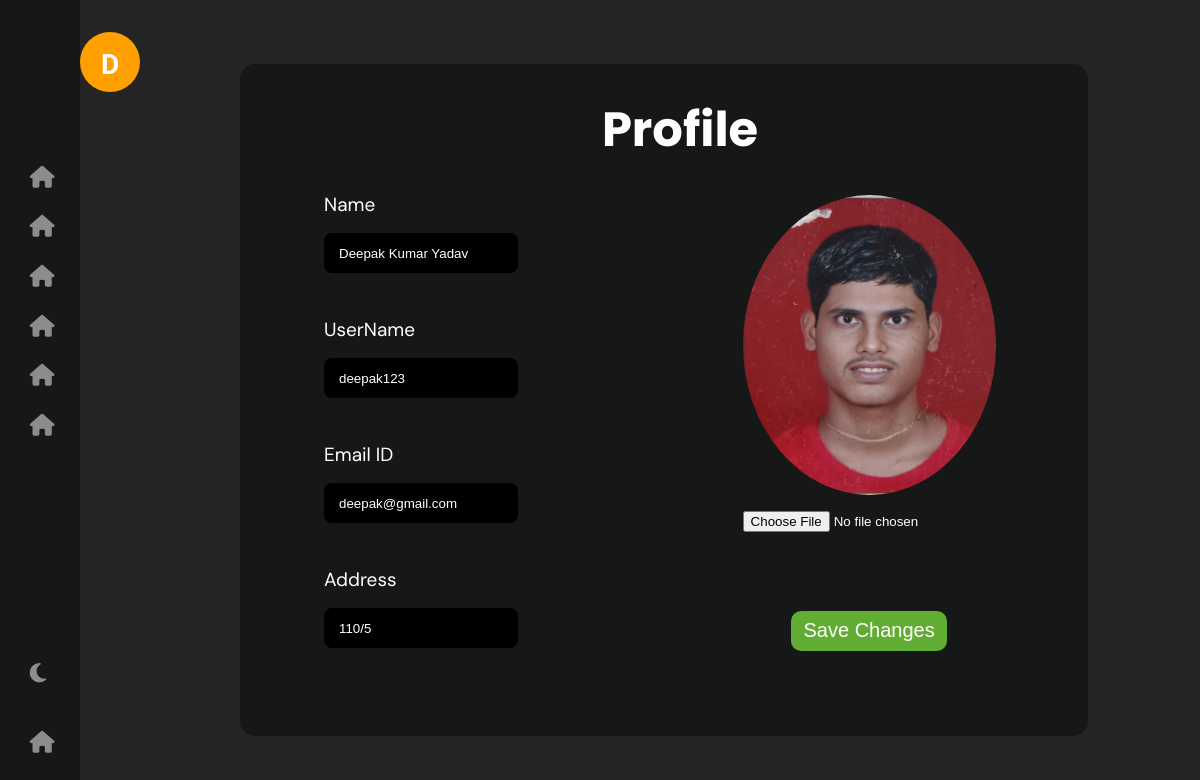
The page /php/profile.php (signed in) on the database as committed earlier.
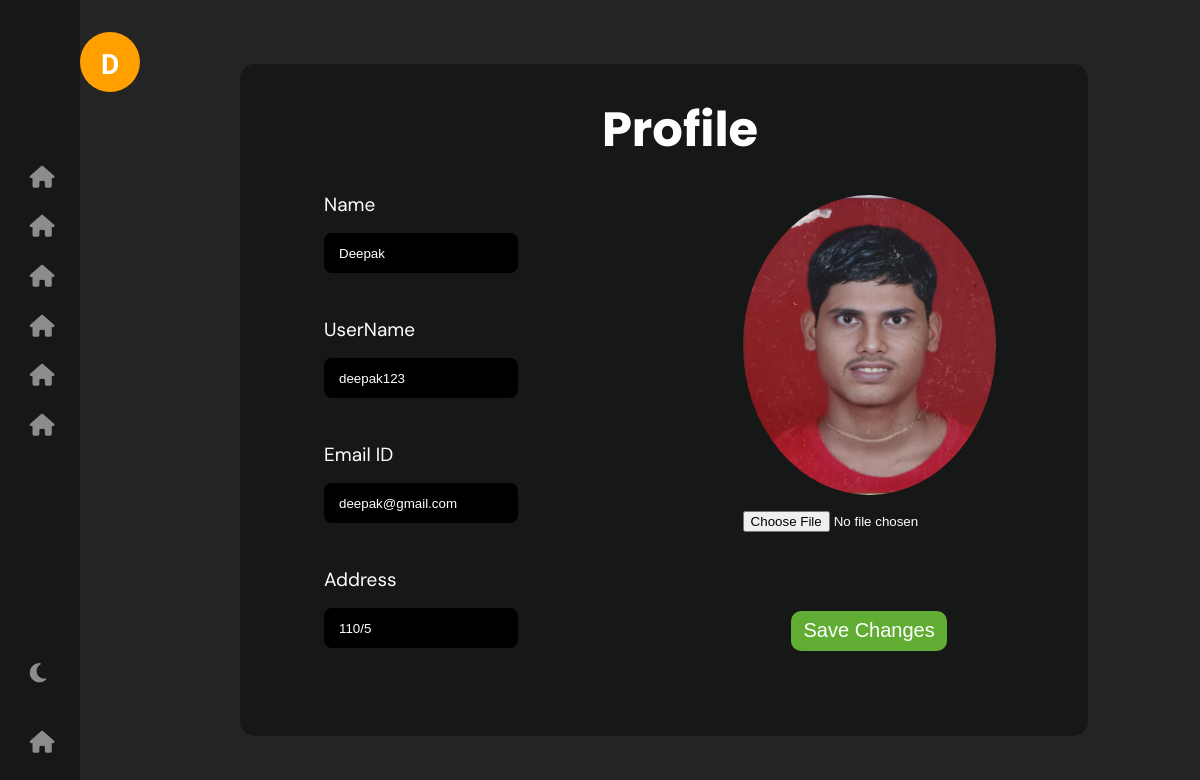
The same page on the database as committed later.
### tables this page shows
CREATE TABLE `register` (
  `sno` int(20) NOT NULL,
  `name` varchar(50) DEFAULT NULL,
  `username` varchar(50) NOT NULL,
  `password` varchar(255) NOT NULL,
  `email` varchar(50) NOT NULL,
  `building` varchar(5) NOT NULL,
  `room` varchar(5) NOT NULL,
  `allotment_letter` varchar(300) NOT NULL,
  `user_profile` varchar(255) DEFAULT NULL,
  `isAllowed` int(2) NOT NULL
);

### php/profile.php (the view, shortened to what this page needs)
<?php
include 'config.php' ;
?>
<html lang="en" dir="ltr">
  <head>
    <link rel="stylesheet" href="https://cdnjs.cloudflare.com/ajax/libs/font-awesome/6.5.1/css/all.min.css" />
   </head>
<body>
    <div class="nav">
        <div class="icon">
            <?php
                $u = $_SESSION["username"];
                $capitalizedu = ucfirst($u[0]);
            ?>
             <p><?php echo $capitalizedu ;?></p>
        </div>
        <div class="nav-content">
            <div>
                <i class="fa-solid fa-house"></i>
            </div>
            <div>
                <i class="fa-solid fa-house" ></i>
            </div>
            <div>
                <i class="fa-solid fa-house"></i>
            </div>
            <div>
                <i class="fa-solid fa-house" ></i>
            </div>
            <div>
                <i class="fa-solid fa-house" ></i>
            </div>
            <div>
                <i class="fa-solid fa-house" ></i>
            </div>
        </div>
        <div class="nav-content-down">
            <div onclick="toggle()" >
                <i class="fa-solid fa-moon" ></i>
            </div>
            <div>
                <i class="fa-solid fa-house"></i>
            </div>
        </div>
    </div>
    <div class="content">
            <div class="profile">
            <form action="<?php echo $_SERVER['PHP_SELF']; ?>" enctype="multipart/form-data" method="post">
                <div class="heading">
                    <h1>Profile</h1>
                </div>
                <div class="inner">
                    <?php
          $username_search = "SELECT * FROM register WHERE username = '" . $_SESSION['username'] . "'";
          $query = mysqli_query($conn, $username_search);
          $username_count = mysqli_num_rows($query);
          if($username_count){
              $query1 = mysqli_fetch_assoc($query);
              $name = $query1['name'];
              $user_profile = $query1['user_profile'];
              $building = $query1['building'];
              $room = $query1['room'];
              $address = $building . "/" . $room;
          }
        ?>
                    <div class="left">
                       <div>
                         <p>Name</p>
                         <input type="text" name="name" value="<?php echo $name; ?>" placeholder="Enter Your Name" >
                       </div>
                       <div>
                        <p>UserName</p>
                        <input type="text" name="username" value="<?php echo $_SESSION['username']; ?>" readonly>
                      </div>
                      <div>
                        <p>Email ID</p>
                        <input type="email" name="email" value="<?php echo $_SESSION['email']; ?>">
                      </div>
                      <div>
                        <p>Address</p>
                        <input type="text" name="address" value="<?php echo $address; ?>">
                      </div>
                    </div>
                    <div class="right">
                        <div class="img-logo">
                            <img src = "<?php echo $user_profile?> " alt="logo" id="logoImg" height="300px">
                            <div class="upload">
                                <input type="file" name="image" onchange="changeLogo(event)" >
                            </div>
                        </div>
                        <div class="save-changes">
                            <input type="submit" value="Save Changes" name = "save">
                        </div>
                    </div>
                </form>
                </div>
            </div>
</body>
</html>

### php/profile.php (style rules this page uses)
:root { --background-color: #242424; --nav-background-color : #161717; --icon-color:#8C8C8C; --preview-background-color:#161717; --heading-color:white ; --font-color:white; --boxes-bg-color:#161717; --box-count-color: #242424; --input-type-bgColor: #000000; }
* { margin: 0; padding: 0; box-sizing: content-box; }
body { display: flex; }
.nav { width: 80px; height: 100vh; position: fixed; display: flex; flex-direction: column; justify-content: space-between; background-color: var(--nav-background-color); transition: 0.3s; }
.content { width: 97vw; background-color: var(--background-color); height: 100vh; display: flex; margin-left: 80px; transition: margin-left 0.3s; }
.nav i { font-size: 22px; color: #8C8C8C; }
.nav .icon { width: 60px; height: 60px; position: absolute; top: 20px; margin: 1vw 0vw 0vw 0.4vw; border-radius: 50%; display: flex; justify-content: center; align-items: center; color: var(--font-color); font-weight: 800; font-family: 'Biryani', sans-serif; background-color: #FF9F00; }
.nav .icon p { margin-top: 5px; font-size: 28px; }
.nav-content { display: flex; flex-direction: column; overflow: hidden; gap: 1rem; position: relative; top: 10rem; }
.nav-content-down { display: flex; flex-direction: column; gap: 1rem; position: relative; overflow: hidden; bottom: 2rem; }
.nav-content div { width: 250px; padding-left: 25px; display: flex; gap: 1rem; margin-left: 0.3rem; justify-content: flex-start; align-items: center; border-radius: 10px 0px 0px 10px; }
.nav-content-down div { width: 250px; display: flex; margin-left: 0.3rem; gap: 1rem; justify-content: flex-start; align-items: center; height: 53px; padding-left: 25px; border-radius: 10px 0px 0px 10px; }
.inner { color: var(--heading-color); }
.profile { display: flex; flex-direction: column; gap: 1rem; padding: 1rem 1rem 1rem 3rem; width: 70%; height: 80%; border-radius: 15px; margin-top: 4rem; margin-left: 10rem; background-color: var(--nav-background-color); }
.heading { width: 100%; height: 100px; display: flex; justify-content: center; align-items: center; }
.inner { width: 100%; height: 90%; display: flex; gap: 5rem; }
.inner .left { width: 45%; height: 95%; display: flex; flex-direction: column; gap: 2rem; }
.inner .left div { display: flex; flex-direction: column; width: 80%; margin-left: 3vw; margin-top: 1vw; gap: 1rem; }
.inner .left input { width: 75%; height: 5vh; background-color: var(--input-type-bgColor); border: none; color: var(--heading-color); padding-left: 15px; border-radius: 8px; }
.inner .left p { color: var(--font-color); font-family: 'DM Sans', sans-serif; font-size: 19px; }
.inner .right { width: 40vw; height: 95%; display: flex; flex-direction: column; gap: 4rem; justify-content: space-evenly; align-items: center; }
.heading h1 { font-size: 48px; color: var(--heading-color); font-family: 'Poppins', sans-serif; }
.img-logo { display: flex; flex-direction: column; gap: 1rem; }
.img-logo img { border-radius : 50% ; }
.right input[type="submit"] { background-color: #61AD33; width: 13vw; height: 5vh; font-size: 20px; border: none; border-radius: 10px; align-self: center; font-family: 'DM Sans' sans-serif; color: white; }

Rows that differ between the two databases and show on the page:
changed register: name "Deepak Kumar Yadav" → "Deepak"
